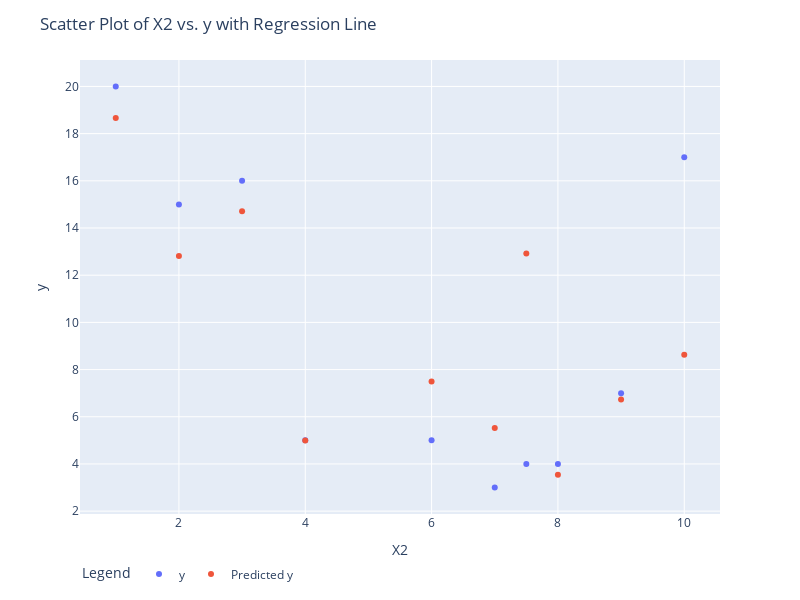

This figure's notebook cell:
### Code cell
import pandas as pd
import plotly.express as px
from sklearn.linear_model import LinearRegression

# Load your data
xl = pd.ExcelFile('demo_data.xls')
df = pd.read_excel(xl, 1, header=0)

# Separate the features (X_train) and target (y_train)
X_train = df[['X1', 'X2']]
y_train = df['y']

# Create and fit a linear regression model
regressor = LinearRegression()
regressor.fit(X_train, y_train)

# Make predictions on the training data
y_train_pred = regressor.predict(X_train)

# Create a DataFrame for the scatter plot
scatter_df = pd.DataFrame({'X2': X_train['X2'], 'y': y_train, 'Predicted y': y_train_pred})

# Create an interactive scatter plot using Plotly
fig = px.scatter(scatter_df, x='X2', y=['y', 'Predicted y'], labels={'X1': 'X1 Value', 'value': 'y Value'})
fig.update_layout(
    title="Scatter Plot of X2 vs. y with Regression Line",
    xaxis_title="X2",
    yaxis_title="y",
    showlegend=True,
    legend=dict(title="Legend", orientation="h"),
    width=800,  # Adjust the width of the plot
    height=600,  # Adjust the height of the plot
)

# Show the Plotly interactive plot
fig.show()

### Figure 1 — Plotly figure (JSON) as saved in the notebook; plotly's stock layout.template omitted (floating-point values rounded to 4 significant figures)
{"data": [{"hovertemplate": "variable=y<br>X2=%{x}<br>y Value=%{y}<extra></extra>", "legendgroup": "y", "marker": {"color": "#636efa", "symbol": "circle"}, "mode": "markers", "name": "y", "orientation": "v", "showlegend": true, "type": "scatter", "x": [4, 8, 7, 6, 9, 2, 10, 3, 7.5, 1], "xaxis": "x", "y": [5, 4, 3, 5, 7, 15, 17, 16, 4, 20], "yaxis": "y"}, {"hovertemplate": "variable=Predicted y<br>X2=%{x}<br>y Value=%{y}<extra></extra>", "legendgroup": "Predicted y", "marker": {"color": "#EF553B", "symbol": "circle"}, "mode": "markers", "name": "Predicted y", "orientation": "v", "showlegend": true, "type": "scatter", "x": [4, 8, 7, 6, 9, 2, 10, 3, 7.5, 1], "xaxis": "x", "y": [4.994, 3.544, 5.519, 7.494, 6.729, 12.81, 8.623, 14.71, 12.92, 18.66], "yaxis": "y"}], "layout": {"height": 600, "legend": {"orientation": "h", "title": {"text": "Legend"}, "tracegroupgap": 0}, "margin": {"t": 60}, "showlegend": true, "title": {"text": "Scatter Plot of X2 vs. y with Regression Line"}, "width": 800, "xaxis": {"anchor": "y", "autorange": true, "domain": [0, 1], "range": [0.434, 10.57], "title": {"text": "X2"}, "type": "linear"}, "yaxis": {"anchor": "x", "autorange": true, "domain": [0, 1], "range": [1.879, 21.12], "title": {"text": "y"}, "type": "linear"}}}
